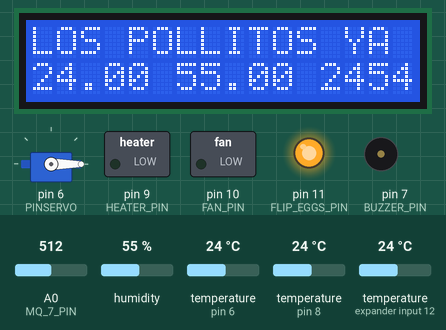
The sketch below on a simulated Arduino Uno, built with avr-gcc and run on an emulated ATmega328P. On the bench: servo, 16×2 character LCD, switched loads named in the sketch (green lamp = pin HIGH), output pins drawn as LEDs (lit = HIGH), buzzer (waves = sounding, pin HIGH). The inputs (shaded band) are chosen by the test bench; at power-on: temperature (sensors on pin 8, pin 6, expander input 12) 24 °C, humidity 55 %, A0 (MQ_7_PIN) = 512. The local clock reads 2024-03-15 10:24:30 at power-on unless the sketch sets it; EEPROM starts erased; what the sketch prints to the serial monitor is not drawn.

Above: at 4.5 s.
4.6 s: temperature (sensor on pin 8) set to 37.4 °C
At 8.1 s:
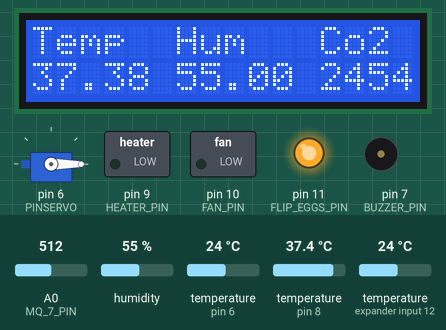
9.0 s: temperature (sensor on pin 8) set to 38.9 °C
At 16.0 s:
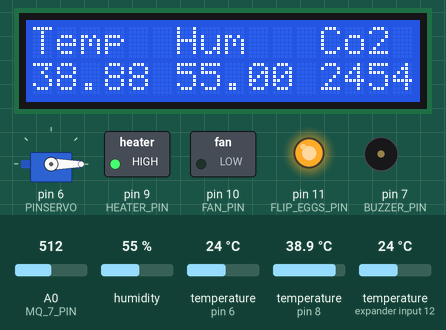
16.3 s: humidity set to 22 %
At 19.7 s:
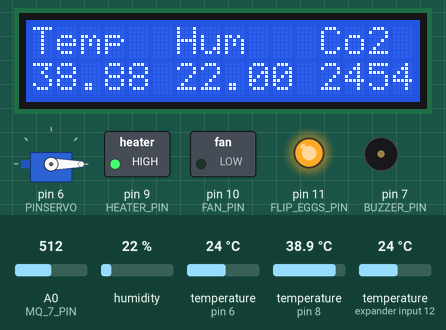
20.0 s: A0 (MQ_7_PIN) set to 716
At 23.2 s:
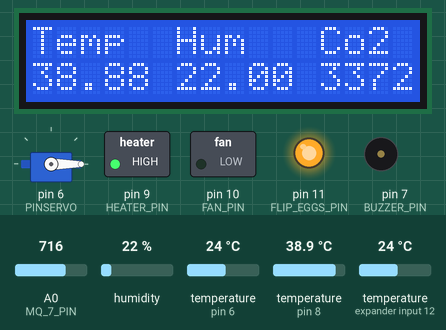
23.6 s: humidity set to 40 %
At 26.7 s:
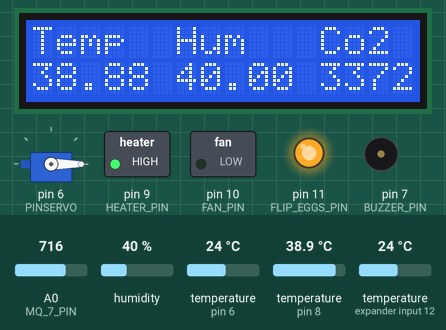
27.3 s: A0 (MQ_7_PIN) set to 992
At 30.2 s:
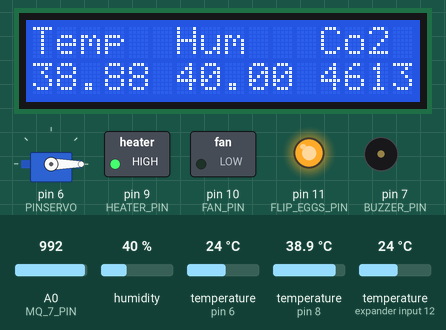
Timing chart, 0 to 31.7 s (numbered marks = the images above; inputs shaded):
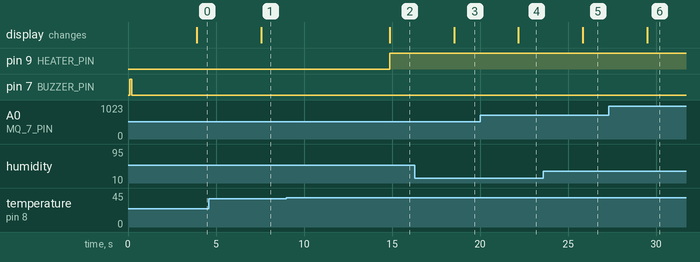

The sketch:

incubator_main.ino
```cpp
#define UMBRAL 37.70
#define UMBRAL_INF 37.30
#define UMBRAL_SUP 38.00
#define TEMP_LAST_6 36.50
#define TEMP_INF_LAST_6 36.00
#define TEMP_SUP_LAST_6 37.00
#define HUM_PREV_18 60
#define HUM_LAST_6 73
#define HEATER_PIN 9
#define FAN_PIN 10
#define FLIP_EGGS_PIN 11
#include "Incubator.h"

bool dev = true;
bool prod = false;
bool reset = false;
bool flip = true;
float tanterior = 0;

Incubator incubator;


void setup() {
  incubator.relayManage(FLIP_EGGS_PIN, HIGH);
  if(reset){
    incubator.reset();
  }

  pinMode(BUZZER_PIN, OUTPUT);
  pinMode(HEATER_PIN, OUTPUT);
  pinMode(FAN_PIN, OUTPUT);
  pinMode(FLIP_EGGS_PIN, OUTPUT);

  incubator.setUp();
  incubator.beep();

}

void loop() {

    float ds18b20_in = incubator.getCurrentTemp();
    float ds18b20_ext = incubator.getCurrentExtTemp();
    float dht22temp = incubator.getCurrentDHT22Temp();
    float dht22hum = incubator.getCurrentDHT22Hum();
    int mq7co2 = incubator.getCo2();

    if(dev){
      incubator.debug(ds18b20_in, ds18b20_ext, dht22temp, dht22hum, mq7co2);
    }

    incubator.displayStatus(NULL, ds18b20_in, ds18b20_ext, dht22temp, dht22hum, mq7co2);

    DateTime now = rtc.now();
    int hour = now.hour();
    int minute = now.minute();
    int day = now.day();
    int temp = 11;
    int flip_hours[] = {0, 3, 6, 9, 12, 14, 15, 18, 20, 21};

    if(IsFlip(hour, flip_hours) && minute == temp && flip){
      incubator.relayManage(FLIP_EGGS_PIN, LOW);
      Serial.println("Se estan volteando los huevos.");
      incubator.displayStatus("Volteando...    ");
      incubator.beep();
    }else{
      incubator.relayManage(FLIP_EGGS_PIN, HIGH);
      incubator.notBeep();
    }

    int incStartedDay = incubator.getIncStartedDay();
    int currentDayOfCount = EEPROM.read(9);
    int currentDayOfIncub = EEPROM.read(10);

    if (currentDayOfCount != day)
    {
      currentDayOfCount = day;
      EEPROM.put(9, currentDayOfCount);
      currentDayOfIncub++;
      EEPROM.put(10, currentDayOfIncub);

      Serial.print("Han pasado ");
      Serial.print(currentDayOfIncub);
      Serial.print(" dias desde el inicio,");
      Serial.print(" ultimo dia contado: ");
      Serial.println(currentDayOfCount);
    }

    if (currentDayOfIncub >= 18)
    {
      if(ds18b20_in < TEMP_INF_LAST_6){
        incubator.relayManage(HEATER_PIN, LOW);
      }else if(ds18b20_in > TEMP_SUP_LAST_6){
        incubator.notBeep();
        incubator.relayManage(FAN_PIN, LOW);
        incubator.relayManage(HEATER_PIN, HIGH);
      }else{
        incubator.notBeep();
      }
      if (currentDayOfIncub > 21)
      {
        incubator.displayStatus("LOS POLLITOS YA DEBERIAN HABER NACIDO");
      }
      flip = false;
    }else if (currentDayOfIncub < 18){
      if(ds18b20_in < UMBRAL_INF){
        incubator.relayManage(HEATER_PIN, LOW);
      }else if(ds18b20_in > UMBRAL_SUP){
        incubator.notBeep();
        incubator.relayManage(FAN_PIN, LOW);
        incubator.relayManage(HEATER_PIN, HIGH);
      }else{
        incubator.notBeep();
      }
    }

}

bool IsFlip(int hour, int flip_hours[])
{
  for (int k = 0; k < 9; k++)
  {
    if (flip_hours[k] == hour)
    {
      return true;
    }
  }
  return false;
}
```

Incubator.h
```cpp
#include "Arduino.h"
#include <LCD.h>
#include <LiquidCrystal_I2C.h>
#include <Servo.h>
#include <Wire.h>
#include <OneWire.h>
#include <DallasTemperature.h>
#include <DHT.h>
#include <DHT_U.h>
#include "RTClib.h"
#include "EEPROM.h"

#define BUZZER_PIN 7
#define ONE_WIRE_BUS 8
#define DHT22_PIN 6
#define MQ_7_PIN A0
#define co2Zero 55

OneWire oneWire(ONE_WIRE_BUS);
DallasTemperature ds18b20(&oneWire);
DHT dht22(DHT22_PIN, DHT22);

RTC_DS1307 rtc;
Servo servo;

int PINSERVO = 6;
int PULSOMIN = 1000;
int PULSOMAX = 2000;

int analog_mq7;

int current_temp;
int current_ext_temp;

int current_dht22_temp;
int current_dht22_humidity;

LiquidCrystal_I2C lcd (0x27, 2, 1, 0, 4, 5, 6, 7);

class Incubator {

    private:

    public:

        void setUp(){

            Serial.begin(9600);

            servo.attach(PINSERVO, PULSOMIN, PULSOMAX);
            servo.write(0);

            ds18b20.begin();
            ds18b20.setResolution(0, 12);

            dht22.begin();

            pinMode(BUZZER_PIN, OUTPUT);
            //relayManage(FLIP_EGGS_PIN, HIGH);

            if(! rtc.begin() ){
              Serial.print("No se encontro el RTC1307");
            }
            if(! rtc.isrunning() ){
              Serial.print("No se inicializo el RTC1307");
            }
            //rtc.adjust(DateTime(F(__DATE__), F(__TIME__)));

            int dir0 = EEPROM.read(0);
            int year = 2021;

            if(dir0 == 255){
              DateTime setTime = rtc.now();
              year = setTime.year();
              EEPROM.put(0, setTime.hour());
              EEPROM.put(1, setTime.minute());
              EEPROM.put(2, setTime.day());
              EEPROM.put(3, setTime.month());
              EEPROM.put(4, year);
            }else{
              Serial.print("La incubacion comenzo a las  ");
              Serial.print(EEPROM.read(0));
              Serial.print(":");
              Serial.print(EEPROM.read(1));
              Serial.print(" del  ");
              Serial.print(EEPROM.read(2));
              Serial.print("/");
              Serial.print(EEPROM.read(3));
              Serial.print("/");
              Serial.println(EEPROM.get(4, year));
            }

            lcd.setBacklightPin(3, POSITIVE);
            lcd.setBacklight(HIGH);
            lcd.begin(16, 2);
            lcd.clear();
        }

        float getCurrentTemp() {
          ds18b20.requestTemperatures();
          return(ds18b20.getTempCByIndex(0));
        }

        float getCurrentExtTemp() {
          ds18b20.requestTemperatures();
          return(ds18b20.getTempCByIndex(1));
        }

        float getCurrentDHT22Hum() {
          current_dht22_temp = dht22.readHumidity();
          return(current_dht22_temp);
        }

        float getCurrentDHT22Temp() {
          current_dht22_humidity = dht22.readTemperature();
          return(current_dht22_humidity);
        }

        int getCo2(){
          int co2now[10];                               //int array for co2 readings
          int co2raw = 0;                               //int for raw value of co2
          int co2comp = 0;                              //int for compensated co2
          int co2ppm = 0;                               //int for calculated ppm
          int zzz = 0;                                  //int for averaging

          for (int x = 0;x<10;x++){                     //samplpe co2 10x over 2 seconds
            co2now[x]=analogRead(MQ_7_PIN);
            delay(200);
          }

          for (int x = 0;x<10;x++){                     //add samples together
            zzz=zzz + co2now[x];
          }

          co2raw = zzz/10;                              //divide samples by 10
          co2comp = co2raw - co2Zero;                   //get compensated value
          co2ppm = map(co2comp,0,1023,400,5000);        //map value for atmospheric levels
          return co2ppm;
        }

        void beep(){
          digitalWrite(BUZZER_PIN, HIGH);
          delay(100);
          digitalWrite(BUZZER_PIN, LOW);
        }

        void notBeep(){
          digitalWrite(BUZZER_PIN, LOW);
        }

        void open(){
          //servo.write(180);
        }

        void close(){
          //servo.write(0);
        }

        int getServoStatus(){
          return servo.read();
        }

        void displayStatus(char msg[] = NULL, float ds18b20_in = NULL, float ds18b20_ext = NULL, float dht22temp = NULL, float dht22hum = NULL, int mq7co2 = NULL) {
            if(msg == NULL){
              lcd.setCursor(0, 0);
              lcd.print("Temp  ");
              lcd.setCursor(6, 0);
              lcd.print("Hum   ");
              lcd.setCursor(12, 0);
              lcd.print("Co2 ");

              lcd.setCursor(0, 1);
              lcd.print(ds18b20_in);

              lcd.setCursor(6, 1);
              if(dht22hum == 0.000){
                lcd.print("Error ");
              }else{
                lcd.print(dht22hum);
              }

              lcd.setCursor(12, 1);
              lcd.print(mq7co2);

            }else{
              lcd.setCursor(0, 0);
              lcd.print(msg);
            }
        }

        void relayManage(int PIN, bool state){
          digitalWrite(PIN, state);
        }

        int getIncStartedDay(){
          return EEPROM.read(2);
        }

        void reset(){
          EEPROM.write(0, 255);
          EEPROM.write(9, 255);
          EEPROM.write(10, 0);
        }


        void debug(float ds18b20_in = NULL, float ds18b20_ext = NULL, float dht22temp = NULL, float dht22hum = NULL, int mq7co2 = NULL){
          DateTime now = rtc.now();
          Serial.print(now.hour());
          Serial.print(":");
          Serial.print(now.minute());
          Serial.print(":");
          Serial.print(now.second());
          Serial.print(" - ");
          Serial.print(now.day());
          Serial.print("/");
          Serial.print(now.month());
          Serial.print("/");
          Serial.println(now.year());
          Serial.print("DS18B20_current_int_temp: ");
          Serial.print(ds18b20_in);
          Serial.print(" DS18B20_current_ext_temp: ");
          Serial.print(ds18b20_ext);
          Serial.println(" C");
          Serial.print("DHT22_temp: ");
          Serial.print(dht22temp);
          Serial.print(" C");
          Serial.print(" DHT22_hum: ");
          Serial.print(dht22hum);
          Serial.print(" %");
          Serial.print(" Co2: ");
          Serial.print(mq7co2);
          Serial.println(" PPM");

        }

};
```

Measured:
- the behaviour switches between 38 and 38.1 °C on temperature (sensor on pin 8) (found by bisection; images 1 and 2)
- after the input at 4.6 s, the display: changes after 3.0 s (image 1)
- after the input at 9.0 s, pin 9 (HEATER_PIN): LOW → HIGH after 5.9 s; the display: changes after 5.9 s (image 2)
- after the input at 16.3 s, the display: changes after 2.2 s (image 3)
- after the input at 20.0 s, the display: changes after 2.2 s (image 4)
- after the input at 23.6 s, the display: changes after 2.2 s (image 5)
- after the input at 27.3 s, the display: changes after 2.2 s (image 6)
